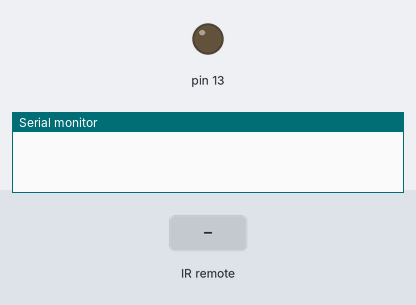
Bench run of a sketch on a simulated Arduino Uno, built with avr-gcc and run on an emulated ATmega328P. Parts: output pins drawn as LEDs (lit = HIGH), the last lines printed to the serial monitor. The test bench sets the inputs (shaded band).

Above: at 1.2 s.
1.3 s: infrared code 0xFF9867 received
At 2.2 s:
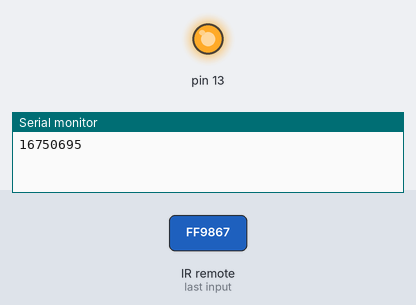
Timing chart, 0 to 4.3 s (numbered marks = the images above; inputs shaded):
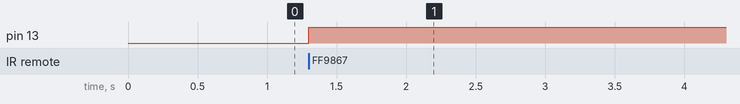

The sketch:

IR_remote_test.ino
```cpp
/*UP FFA05F
  DOWN FFA857
  LEFT FF18E7
  RIGHT FF58A7
  ENTER FF9867
*/

//este ejemplo prende el led con el bot'on de enter
#include <IRremote.h>

int RECV_PIN = 7;

IRrecv irrecv(RECV_PIN);

decode_results results;

void setup()
{
  Serial.begin(9600);
  irrecv.enableIRIn(); // Start the receiver
  pinMode(13,OUTPUT);
}

void loop() {
  if (irrecv.decode(&results)) {
    Serial.println(results.value);
    if(results.value==16750695){
      digitalWrite(13,HIGH);
      delay(1000);
    }else{
      digitalWrite(13,LOW);
    }
    irrecv.resume(); // Receive the next value
  }
}
```

Measured:
- after the input at 1.3 s, pin 13: LOW → HIGH at once
